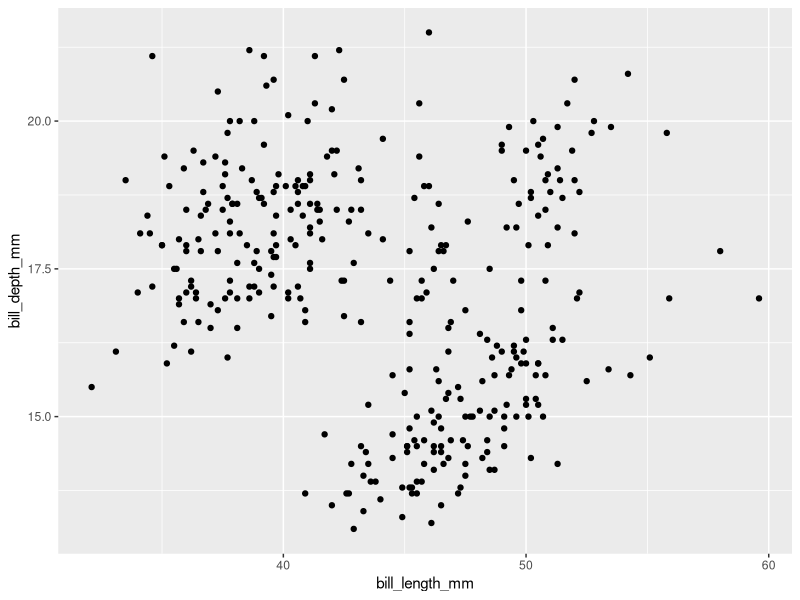
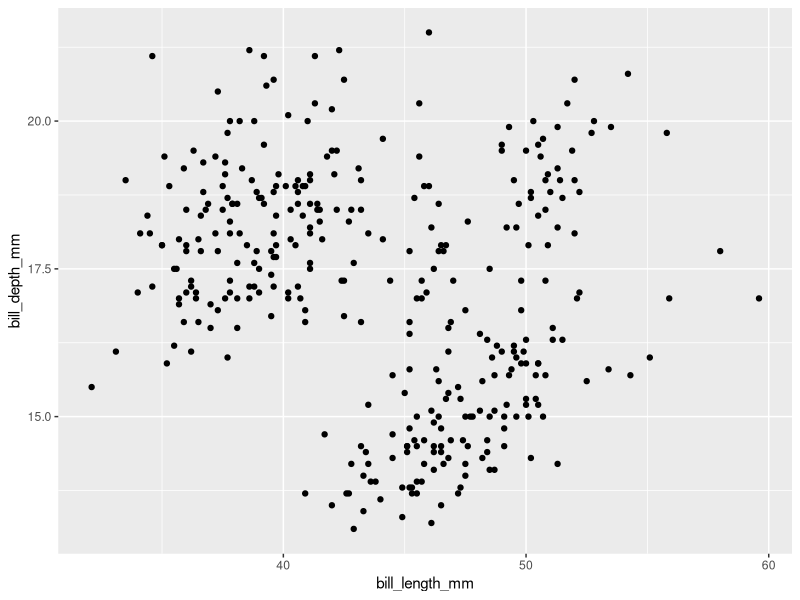

These figures' R source, in order:
## ---- chunk 1
library(palmerpenguins)
library(tidyverse)
data("penguins")

# little comment
## ---- chunk 2
knitr::opts_chunk$set(echo = TRUE)
## ---- chunk 3
library(palmerpenguins)
library(tidyverse)

data("penguins")
penguins %>%
  ggplot() +
  aes(x = bill_length_mm, y = bill_depth_mm) +
  geom_point()
## ---- chunk 4
library(palmerpenguins)
library(tidyverse)
data("penguins")

penguins %>%
  ggplot() +
  aes(x = bill_length_mm, y = bill_depth_mm) +
  geom_point()
